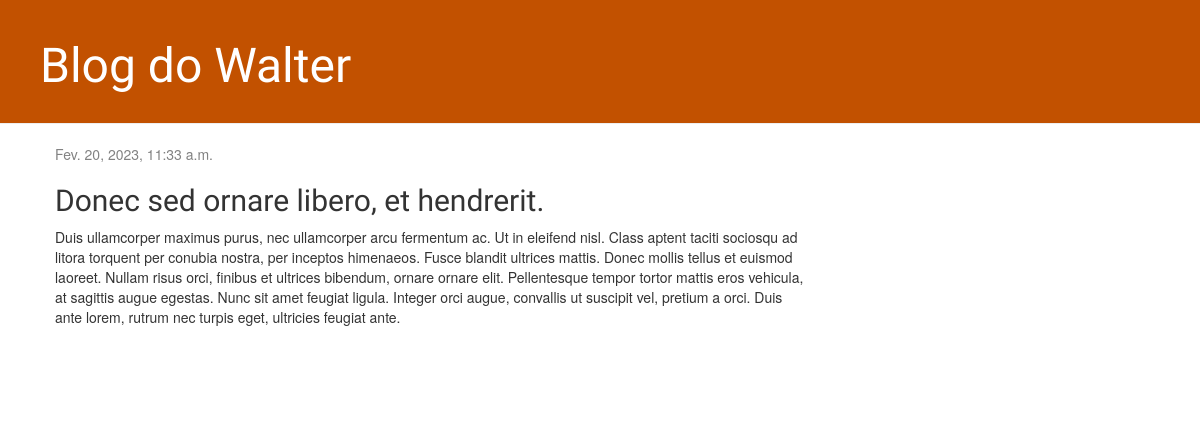
The app's page /post/4/ with its own data.
### blog/models.py (models this page shows, shortened)
class Post(models.Model):
    author = models.ForeignKey(settings.AUTH_USER_MODEL, on_delete=models.CASCADE)
    title = models.CharField(max_length=200)
    text = models.TextField()
    created_date = models.DateTimeField(default=timezone.now)
    published_date = models.DateTimeField(blank=True, null=True)

### blog/views.py (the view)
# urls.py: path('post/<int:pk>/', views.post_detail, name='post_detail'),
def post_detail (request, pk):
    post = get_object_or_404(Post, pk=pk)
    return render(request, 'blog/post_detail.html', {'post': post})

### blog/templates/blog/post_detail.html (shortened to what this page needs)
{% extends 'blog/base.html' %}
{% block content %}
    <div class="post">
        {% if post.published_date %}
            <div class="date">
                {{ post.published_date }}
            </div>
        {% endif %}
        <h2>{{ post.title }}</h2>
        <p>{{ post.text|linebreaksbr }}</p>
    </div>
{% endblock %}

### blog/static/css/blog.css (style rules this page uses)
h1, h2, h3, h4 { font-family: 'Lobster', cursive; }
.date { color: #828282; }
.post { margin-bottom: 70px; }

### records on screen
Post: published_date "Fev. 20, 2023, 11:33 a.m.", title "Donec sed ornare libero, et hendrerit.", text "Duis ullamcorper maximus purus, nec ullamcorper arcu fermentum ac. Ut in eleifend nisl. Class aptent taciti sociosqu ad litora torquent per conubia nostra, per inceptos himenaeos. Fusce blandit ultrices mattis. Donec mollis tellus et euismod laoreet. Nullam risus orci, finibus et ultrices bibendum, ornare ornare elit. Pellentesque tempor tortor mattis eros vehicula, at sagittis augue egestas. Nunc sit amet feugiat ligula. Integer orci augue, convallis ut suscipit vel, pretium a orci. Duis ante lorem, rutrum nec turpis eget, ultricies feugiat ante."
